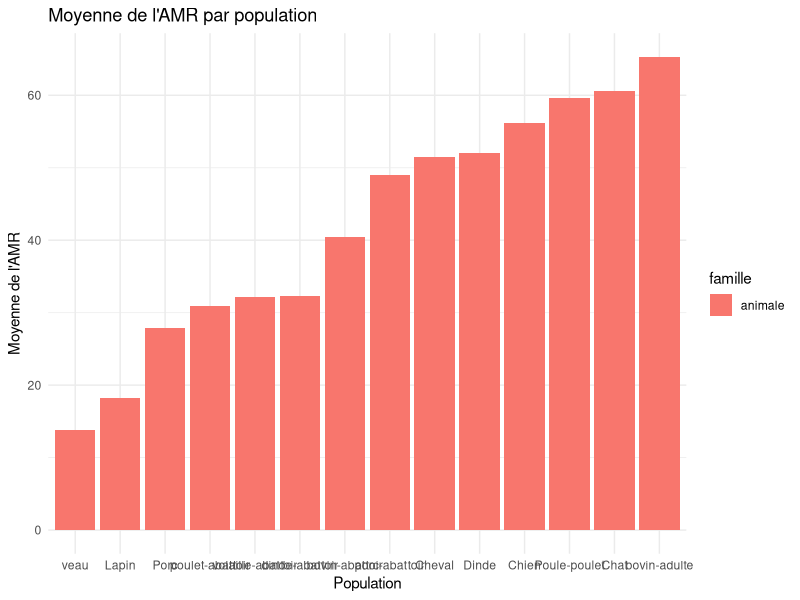
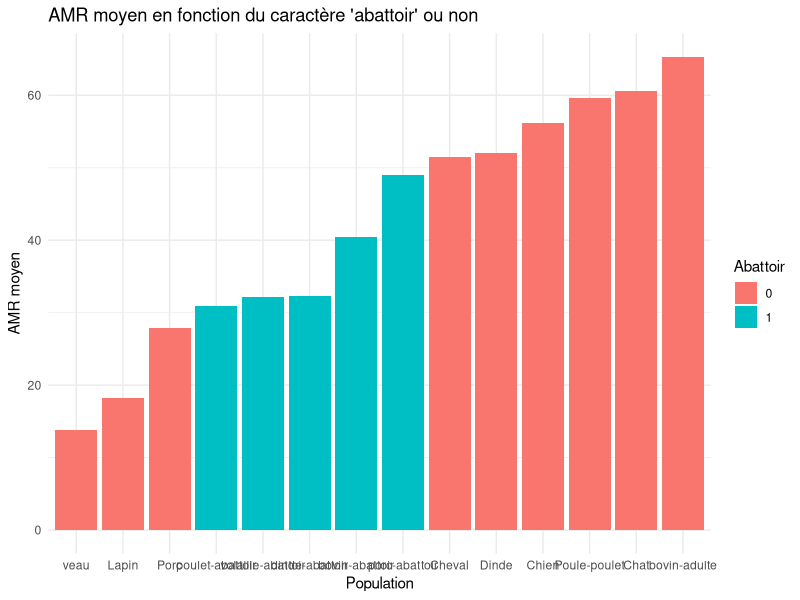
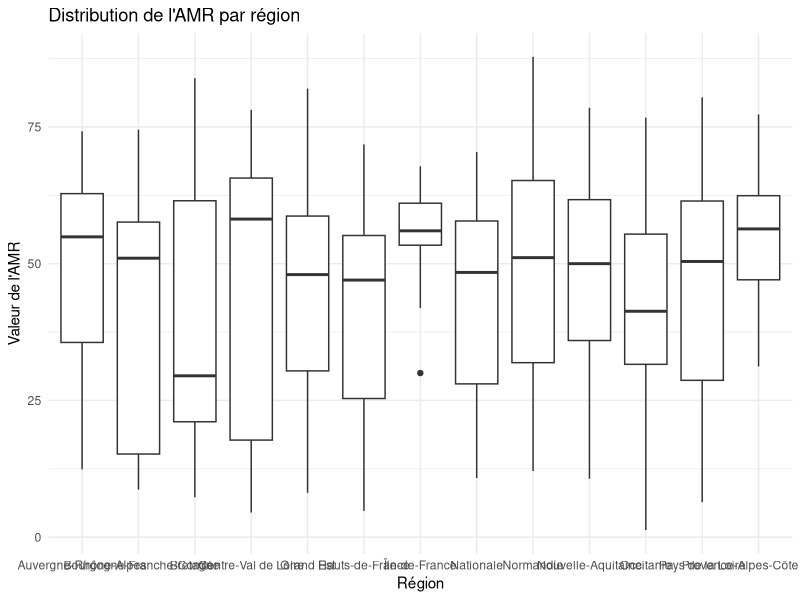
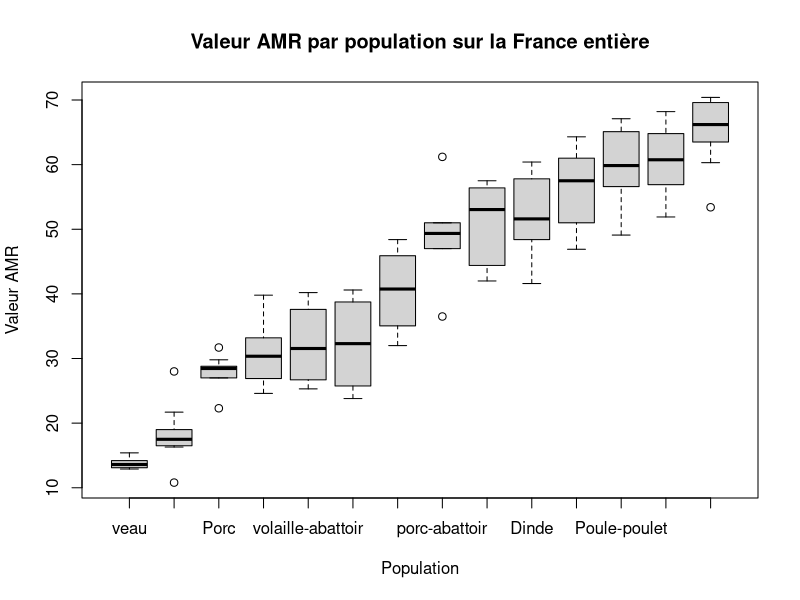
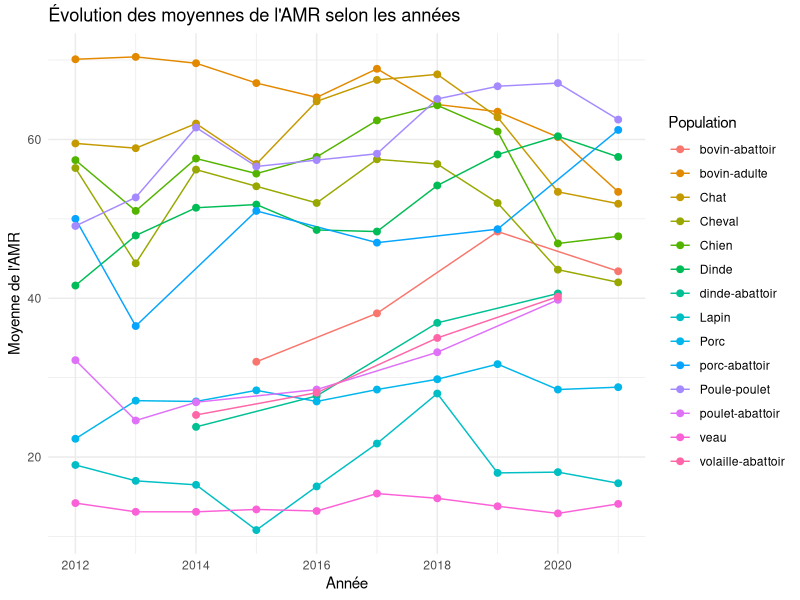
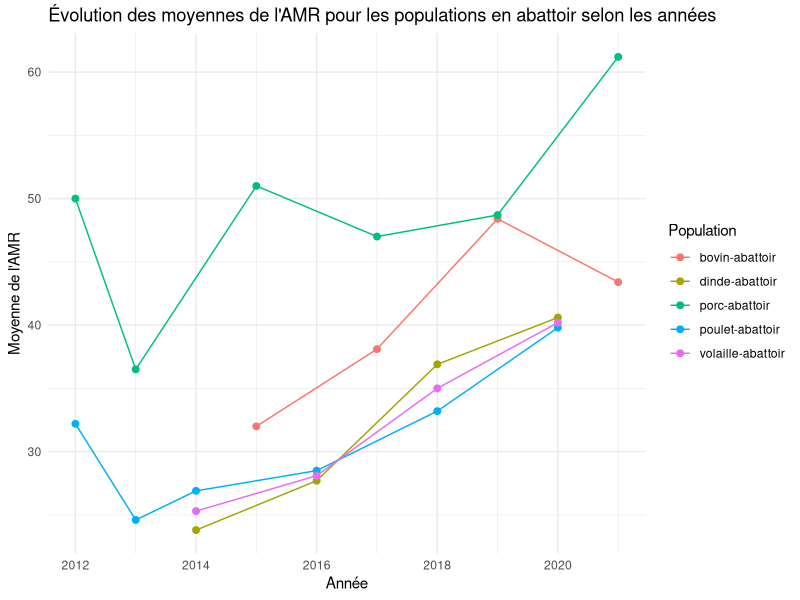
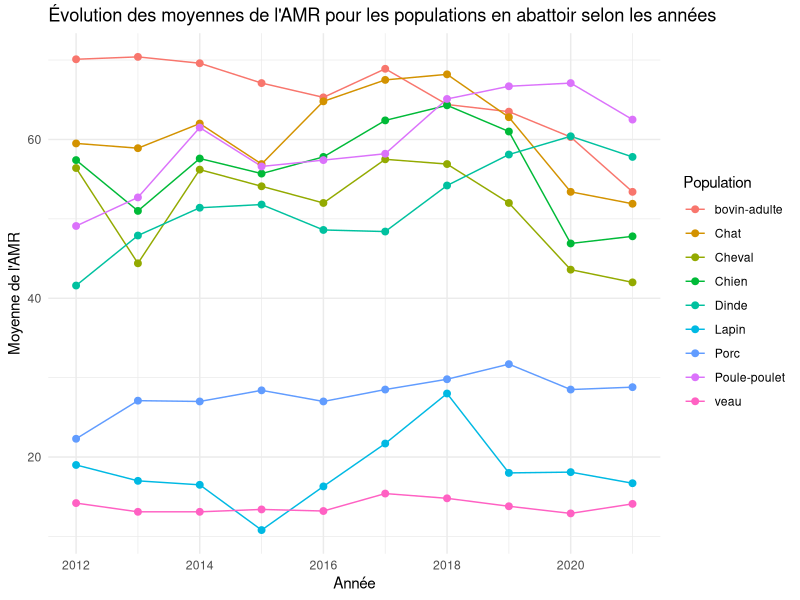
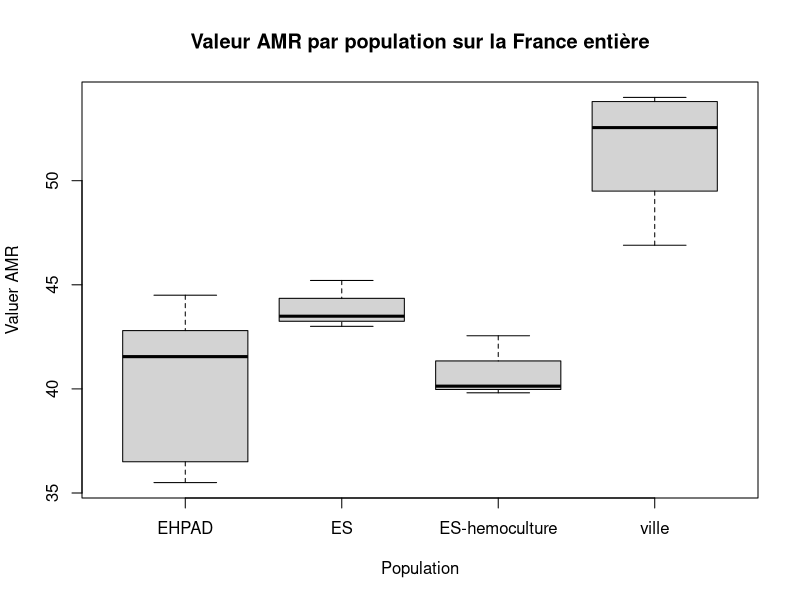

Recreate these plots in R, in order.
## ---- chunk 1
knitr::opts_chunk$set(echo = TRUE)
library(readxl)
library(dplyr)
library(ggplot2)
## ---- chunk 2
rm(list=ls())

AMR <- read_excel('donnees/donnees_AMR.xlsx')
str(AMR)
summary(AMR)

# Séparation des deux cas d'étude (animal et humain) version Florine
AMR_humaine <- AMR[which(AMR$famille=='humaine'),]
AMR_animale <- AMR[which(AMR$famille=='animale'),]

# Séparation des deux cas d'étude (animal et humain) version Maël
AMR_animale <- AMR %>%
  filter(famille == "animale")
AMR_humaine <- AMR %>%
  filter(famille == "humaine")

# Récupération des données nationales uniquement
AMR_animale_fr <- AMR_animale[which(AMR_animale$region=='Nationale'),]
AMR_humaine_fr <- AMR_humaine[which(AMR_humaine$region=='Nationale'),]

# Création d'une indicatrice selon si la population provient d'un abattoir (1) ou non (0)
AMR_animale_fr$abattoir <- as.integer(grepl("abattoir", AMR_animale_fr$population, ignore.case = TRUE))
## ---- chunk 3
# Pour les animaux, on regarde la moyenne de l'AMR pour chaque population
moyenne_AMR <- AMR_animale_fr %>%
  group_by(population, famille) %>%
  summarize(moyenne_AMR = mean(`valeur AMR`))

# On regarde la variance inter-groupe (et l'écart-type car plus parlant)
AMR_animale_fr %>% summarize(ecart_type_AMR = sd(`valeur AMR`))
AMR_animale_fr	 %>%
  group_by(population, famille) %>%
  summarize(
    moyenne_AMR = mean(`valeur AMR`),
    .groups = 'drop'
  ) %>%
  ungroup() %>%
  summarize(
    SSB = sum((moyenne_AMR - mean(moyenne_AMR))^2 * n())
  )

# Plot des moyennes (agrandir le graphique pour la lisibilité)
ggplot(moyenne_AMR, aes(x = reorder(population, moyenne_AMR), y = moyenne_AMR, fill = famille)) +
  geom_bar(stat = "identity", position = "dodge") +
  labs(title = "Moyenne de l'AMR par population",
       x = "Population",
       y = "Moyenne de l'AMR") +
  theme_minimal()
## ---- chunk 4
# Création d'une indicatrice selon si la population provient d'un abattoir (1) ou non (0)
moyenne_AMR$abattoir <- as.integer(grepl("abattoir", moyenne_AMR$population, ignore.case = TRUE))

# Graphique
ggplot(moyenne_AMR, aes(x = reorder(population, moyenne_AMR), y = moyenne_AMR, fill = factor(abattoir))) +
  geom_bar(stat = "identity", position = "dodge") +
  labs(title = "AMR moyen en fonction du caractère 'abattoir' ou non",
       x = "Population",
       y = "AMR moyen",
       fill = "Abattoir") +
  theme_minimal()
## ---- chunk 5
# Regression linéaire
modele_regression <- lm(`valeur AMR` ~ population, data = AMR_animale_fr)
summary(modele_regression)
## ---- chunk 6

moyenne_par_region <- AMR_animale %>%
  group_by(region) %>%
  summarize(moyenne_AMR = mean(`valeur AMR`), .groups = 'drop')

ggplot(AMR_animale, aes(x = region, y = `valeur AMR`)) +
  geom_boxplot() +
  labs(title = "Distribution de l'AMR par région",
       x = "Région",
       y = "Valeur de l'AMR") +
  theme_minimal()

moyenne_par_region_population <- AMR_animale %>%
  group_by(region, population) %>%
  summarize(moyenne_AMR = mean(`valeur AMR`), .groups = 'drop')

modele_anova <- aov(moyenne_AMR ~ region + population, data = moyenne_par_region_population)
summary(modele_anova)

# je n'arrive pas à réaliser l'analyse que je veux :()
## ---- chunk 7
AMR_animale_fr %>%
  group_by(population, famille) %>%
  summarize(
    variance_intragroupe = sum((`valeur AMR` - mean(`valeur AMR`))^2),
    .groups = 'drop'
  )

# Boxplot pour représenter la variation intra-groupe
boxplot(`valeur AMR` ~ reorder(population, `valeur AMR`), data = AMR_animale_fr,
        main = "Valeur AMR par population sur la France entière",
        ylab = "Valeur AMR",
        xlab = "Population")
## ---- chunk 8
# Graphique général (peu lisible)
ggplot(AMR_animale_fr, aes(x = annee, y = `valeur AMR`, group = population, color = population)) +
  geom_line(stat = "summary", fun = "mean") +
  geom_point(stat = "summary", fun = "mean", size = 2) +
  labs(title = "Évolution des moyennes de l'AMR selon les années",
       x = "Année",
       y = "Moyenne de l'AMR",
       color = "Population") +
  theme_minimal()

# On filtre les données pour inclure uniquement les populations en abattoir ou non
AMR_animale_fr_abattoir <- AMR_animale_fr %>%
  filter(grepl("abattoir", population, ignore.case = TRUE))

AMR_animale_fr_horsabattoir <- AMR_animale_fr %>%
  filter(!grepl("abattoir", population, ignore.case = TRUE))

# Graphique abattoir
ggplot(AMR_animale_fr_abattoir, aes(x = annee, y = `valeur AMR`, group = population, color = population)) +
  geom_line(stat = "summary", fun = "mean") +
  geom_point(stat = "summary", fun = "mean", size = 2) +
  labs(title = "Évolution des moyennes de l'AMR pour les populations en abattoir selon les années",
       x = "Année",
       y = "Moyenne de l'AMR",
       color = "Population") +
  theme_minimal()

# Graphique hors abattoir
ggplot(AMR_animale_fr_horsabattoir, aes(x = annee, y = `valeur AMR`, group = population, color = population)) +
  geom_line(stat = "summary", fun = "mean") +
  geom_point(stat = "summary", fun = "mean", size = 2) +
  labs(title = "Évolution des moyennes de l'AMR pour les populations en abattoir selon les années",
       x = "Année",
       y = "Moyenne de l'AMR",
       color = "Population") +
  theme_minimal()
## ---- chunk 9
library(tidyr)

donnees_remodelees <- AMR_animale_fr %>%
  pivot_wider(names_from = population, values_from = `valeur AMR`, names_prefix = "", values_fill = NA, id_cols = annee)

donnees_remodelees <- donnees_remodelees %>%
  arrange(annee)
## ---- chunk 10
boxplot(AMR_humaine_fr$`valeur AMR`~AMR_humaine_fr$population,
        main = "Valeur AMR par population sur la France entière",
        ylab = "Valuer AMR",
        xlab = "Population")
## ---- chunk 11
ggplot(AMR_humaine_fr, aes(x = annee, y = `valeur AMR`, group = population, color = population)) +
  geom_line(stat = "summary", fun = "mean") +
  geom_point(stat = "summary", fun = "mean", size = 2) +
  labs(title = "Évolution des moyennes de l'AMR pour les populations humaines sur la France entière",
       x = "Année",
       y = "Moyenne de l'AMR",
       color = "Population") +
  theme_minimal()
## ---- chunk 12
summary(AMR)
AMR$dispositif <- as.factor(AMR$dispositif)
AMR$population <- as.factor(AMR$population)
AMR$famille <- as.factor(AMR$famille)
AMR$region <- as.factor(AMR$region)
## ---- chunk 13
aggregate(x = AMR$`effectif AMR`, by = list(AMR$annee), FUN = sum)
aggregate(x = AMR$`effectif AMR`, by = list(AMR$region), FUN = sum)
## ---- chunk 14
# Quels regroupements en des sous-populations ?
# Recherche de liaison entre une variable qualitative (la population) et une variable quantitative (la valeur AMR)

ggplot(AMR, aes(x = `valeur AMR`, y = reorder(population, `valeur AMR`, mean), fill = famille))+
  geom_boxplot()

# Idée : transformer le tableau de données pour faire des corrélations entre toutes les populations ( on le fait sur les données nationales)

# Transposition de la matrice
library(tidyr)
AMR_fr <- AMR[which(AMR$region=="Nationale"),]
donnees_remodelees <- AMR_fr %>%
  pivot_wider(names_from = population, values_from = `valeur AMR`, names_prefix = "", values_fill = NA, id_cols = annee)
donnees_remodelees <- donnees_remodelees %>%
  arrange(annee)
## ---- chunk 15
boxplot(AMR$population ~ AMR$`valeur AMR`)
